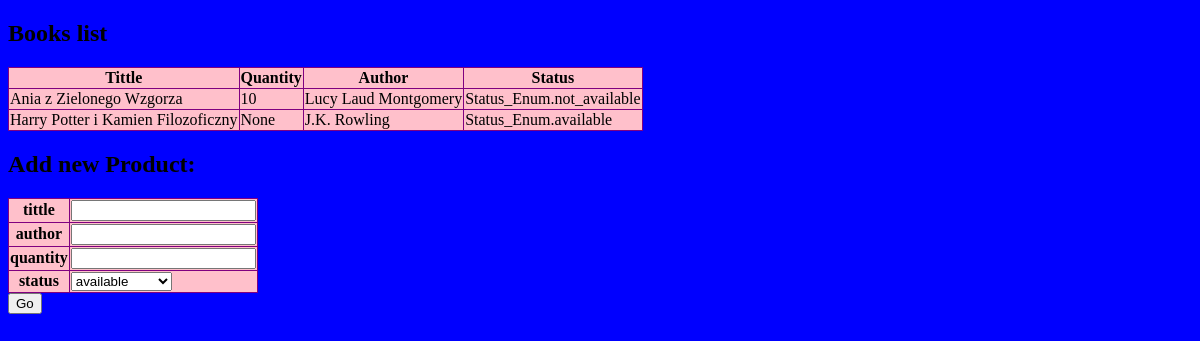
The page /books/ on the database its author committed.
### app/models.py (models this page shows, shortened)
class Book(db.Model):
    __table_args__ = {'extend_existing': True}
    id = db.Column(db.Integer, primary_key=True)
    tittle = db.Column(db.String(100))
    quantity = db.Column(db.Integer, nullable=True)
    author_id = db.Column(db.Integer, db.ForeignKey('author.id'))
    rental_id = db.Column(db.Integer, db.ForeignKey('rental.id'))
    def get_author(self):
        author = Author.query.filter_by(id=self.author_id).first()
        return author.name
    def get_rental_status(self):
        rental_status = Rental.query.filter_by(id=self.rental_id).first()
        return rental_status.status

class Author(db.Model):
    __table_args__ = {'extend_existing': True}
    id = db.Column(db.Integer, primary_key=True)
    name = db.Column(db.String(100))
    books = db.relationship("Book", backref="author_name")

class Rental(db.Model):
    __table_args__ = {'extend_existing': True}
    id = db.Column(db.Integer, primary_key=True)
    status = db.Column(db.Enum(Status_Enum), default=Status_Enum.available)
    books = db.relationship("Book", backref="rental_status")

### app/routes.py (the view, shortened to what this page needs)
@app.route("/books/", methods=["GET", "POST"])
def book_list():
    form = BookForm()
    error = ""
    return render_template("book.html", form=form, books=Book.query.all(), error=error)

### app/forms.py
class BookForm(FlaskForm):
    tittle = StringField("tittle", validators=[DataRequired()])
    author = StringField("author", validators=[DataRequired()])
    quantity = IntegerField('quantity', validators=[DataRequired()])
    status = SelectField('status', choices=[('available', 'available'), ('not_available', 'not_available')], validators=[DataRequired()])

### app/templates/book.html (shortened to what this page needs)
<!DOCTYPE html>
<html lang="en">
<head>
    <link rel="stylesheet" href={{ url_for('static', filename='style.css') }}>
</head>
<body>
<h2>Books list</h2>
<table>
    <thead>
    <th>Tittle</th>
    <th>Quantity</th>
    <th>Author</th>
    <th>Status</th>
    </thead>
{% for book in books %}
    <tr>
        <td>{{ book.tittle }}</td>
        <td>{{ book.quantity }}</td>
        <td>{{ book.get_author() }}</td>
        <td>{{ book.get_rental_status() }}</td>
    </tr>
{% endfor %}
</table>
<div>
    <h2> Add new Product: </h2>
    <form method="POST" action="/books/">
        <table>
            {% for field in form if field.widget.input_type != 'hidden'  %}
                <tr>
                    <th>{{ field.label }}</th>
                    <td>{{ field }}</td>
                </tr>
            {% endfor %}
        </table>
        <input type="submit" value="Go">
    </form>
</div>
</body>
</html>

### app/static/style.css (style rules this page uses)
body { background: blue; }
table { border: 1px solid purple; background: pink; border-collapse: collapse; width: 300 px }
th { border: 1px solid purple; style: strong; height: 50 px }
tr { border: 1px solid purple; height: 50 px; width: 200 px }
td { border: 1px solid purple; height: 50 px; width: 200 px }

### rows shown on the page
Book: tittle "Ania z Zielonego Wzgorza", quantity "10", get_author "Lucy Laud Montgomery", get_rental_status "Status_Enum.not_available"
Book: tittle "Harry Potter i Kamien Filozoficzny", quantity "None", get_author "J.K. Rowling", get_rental_status "Status_Enum.available"

### other values the page prints
{{ field.label }} "tittle" "author" "quantity" "status"
